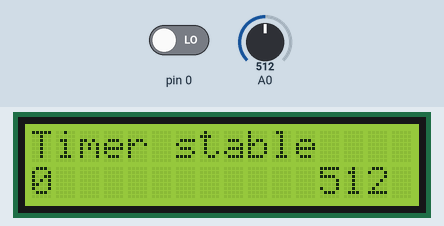
The sketch below on a simulated Arduino Uno, built with avr-gcc and run on an emulated ATmega328P. Parts: 16×2 character LCD. The inputs (shaded band) are chosen by the test bench; at power-on: A0 = 512, pin 0 LOW.

Above: at 1.2 s.
1.3 s: A0 set to 664
At 2.2 s:
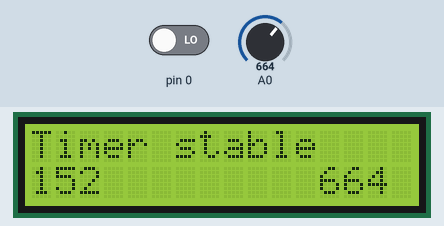
2.8 s: A0 set to 694
At 5.1 s:
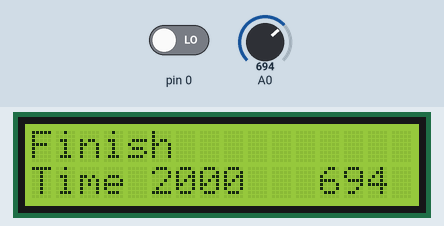
5.8 s: A0 set to 716
At 8.1 s:
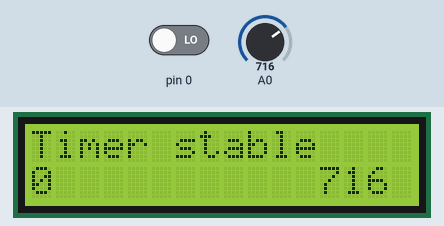
Timing chart, 0 to 9.6 s (numbered marks = the images above; inputs shaded):
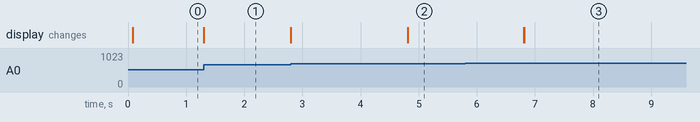

The sketch:

ClocksLED.ino
```cpp
// Подключаем стандартную библиотеку LiquidCrystal
#include <LiquidCrystal.h>
unsigned int StartTime=0,SetTime=0;
int den=170;
// Инициализируем объект-экран, передаём использованные
// для подключения контакты на Arduino в порядке:
// RS, E, DB4, DB5, DB6, DB7
LiquidCrystal lcd(4, 5, 10, 11, 12, 13);

void setup()
{
    // устанавливаем размер (количество столбцов и строк) экрана
pinMode(0, INPUT);
    lcd.begin(16, 2);delay(17);
    // печатаем первую строку


}

void loop()
{
  int startDist=analogRead(A0);
  int diff;

  while(diff<den){
    diff=abs(analogRead(A0)-startDist);
    lcd.setCursor(0, 1);lcd.print(diff);
    lcd.setCursor(0, 0);lcd.print("Timer stable");
    lcd.setCursor(12, 1);lcd.print(analogRead(A0));
    delay(1);
    }
  StartTime=millis();
  lcd.setCursor(0, 0);
  lcd.print("started  ");

 while(millis()-StartTime<2000){lcd.setCursor(9, 0);
  lcd.print(millis()-StartTime);}
 diff=abs(analogRead(A0)-startDist);
  while(diff<den )
   {
    if(millis()-StartTime>54)diff=abs(analogRead(A0)-startDist);
    delay(1);
    lcd.setCursor(9, 0);
    lcd.print(millis()-StartTime);
    }
  SetTime=millis()-StartTime;

  lcd.setCursor(0, 0);
  lcd.print("Finish            ");
  lcd.setCursor(0, 1);
  lcd.print("Time");
  lcd.setCursor(5, 1);
  lcd.print(SetTime);
  delay(1999);
  while(digitalRead(0)==1){}
  lcd.setCursor(0, 1);
  lcd.print("                ");

  lcd.setCursor(0, 0);
  lcd.print("                ");

}
```

Measured:
- the behaviour switches between 681 and 682 on A0 (found by bisection; images 1 and 2)
- after the input at 1.3 s, the display: first changes at once (image 1 shows a later state)
- after the input at 2.8 s, the display: first changes at once (image 2 shows a later state)
